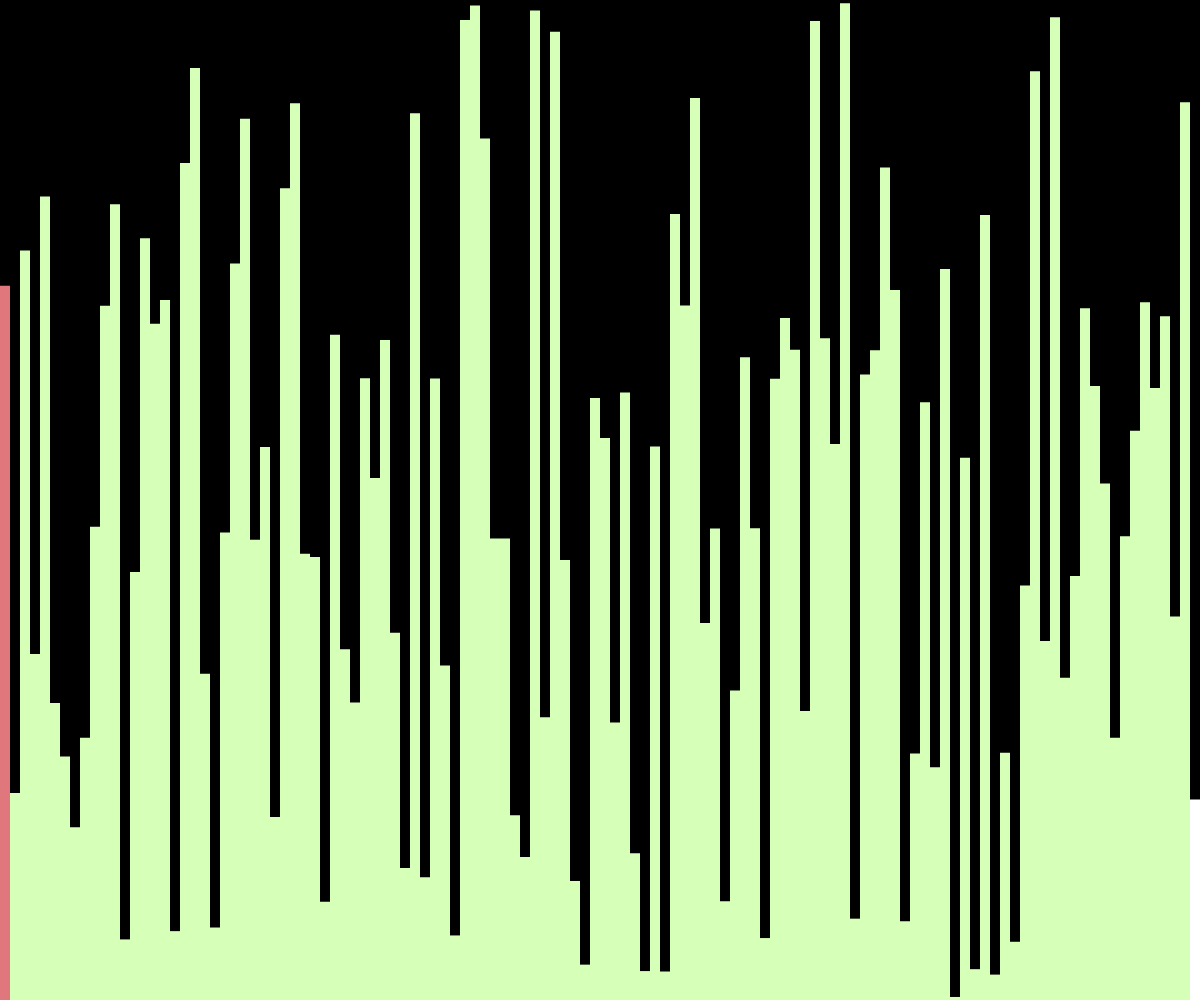
Frame 1 (no input)
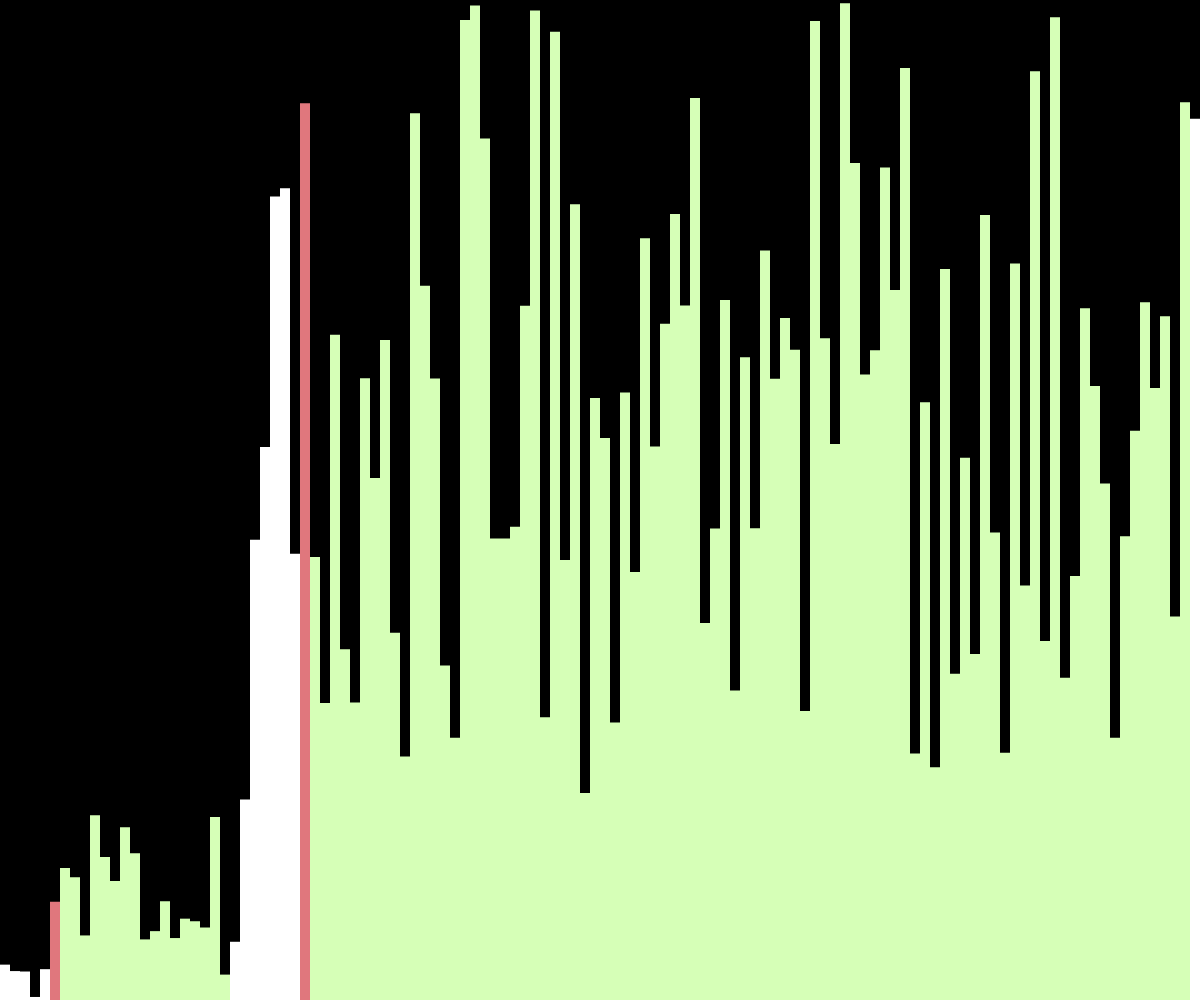
Frame 60 (no input)
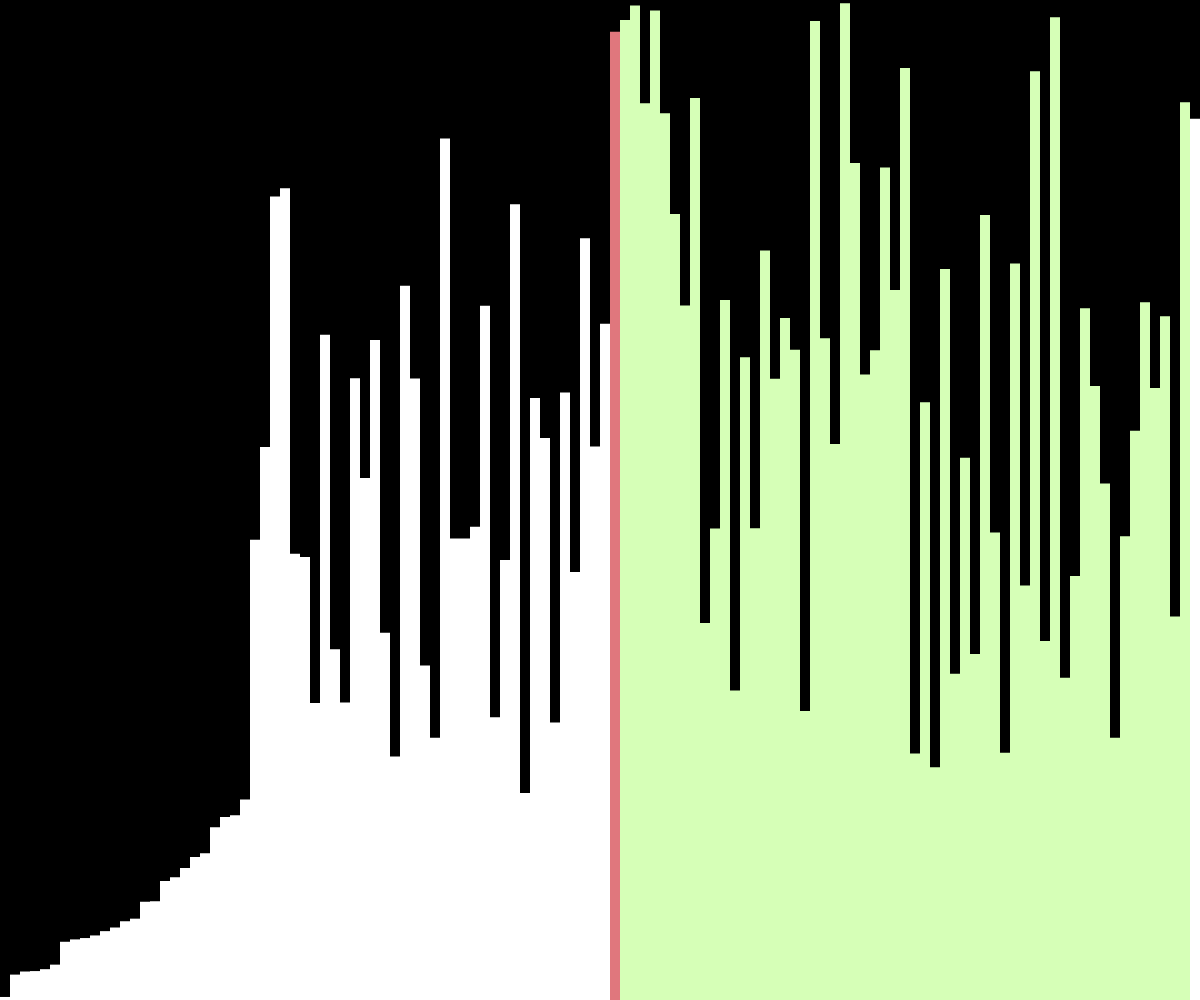
Frame 120 (the mouse pressed at the canvas centre since frame 60)

The p5.js sketch that drew these frames (run headless with seeded random() and noise() and a simulated clock; from frame 60 on, the mouse is pressed at the canvas centre):

// p5.js sketch
// ── sketch.js
let values = [];
let w = 10;

let states = [];

function setup() {
  createCanvas(windowWidth, windowHeight);
  values = new Array(floor(width / w));
  for (let i = 0; i < values.length; i++) {
    values[i] = random(height);
    states[i] = -1;
  }
  quickSort(values, 0, values.length - 1);
}

async function quickSort(arr, start, end) {
  if (start >= end) {
    return;
  }
  let index = await partition(arr, start, end);
  states[index] = -1;

  await Promise.all([
    quickSort(arr, start, index - 1),
    quickSort(arr, index + 1, end)
  ]);
}

async function partition(arr, start, end) {
  for (let i = start; i < end; i++) {
    states[i] = 1;
  }

  let pivotValue = arr[end];
  let pivotIndex = start;
  states[pivotIndex] = 0;
  for (let i = start; i < end; i++) {
    if (arr[i] < pivotValue) {
      await swap(arr, i, pivotIndex);
      states[pivotIndex] = -1;
      pivotIndex++;
      states[pivotIndex] = 0;
    }
  }
  await swap(arr, pivotIndex, end);

  for (let i = start; i < end; i++) {
    if (i != pivotIndex) {
      states[i] = -1;
    }
  }

  return pivotIndex;
}

function draw() {
  background(0);

  for (let i = 0; i < values.length; i++) {
    noStroke();
    if (states[i] == 0) {
      fill('#E0777D');
    } else if (states[i] == 1) {
      fill('#D6FFB7');
    } else {
      fill(255);
    }
    rect(i * w, height - values[i], w, values[i]);
  }
}

async function swap(arr, a, b) {
  await sleep(50);
  let temp = arr[a];
  arr[a] = arr[b];
  arr[b] = temp;
}

function sleep(ms) {
  return new Promise(resolve => setTimeout(resolve, ms));
}
